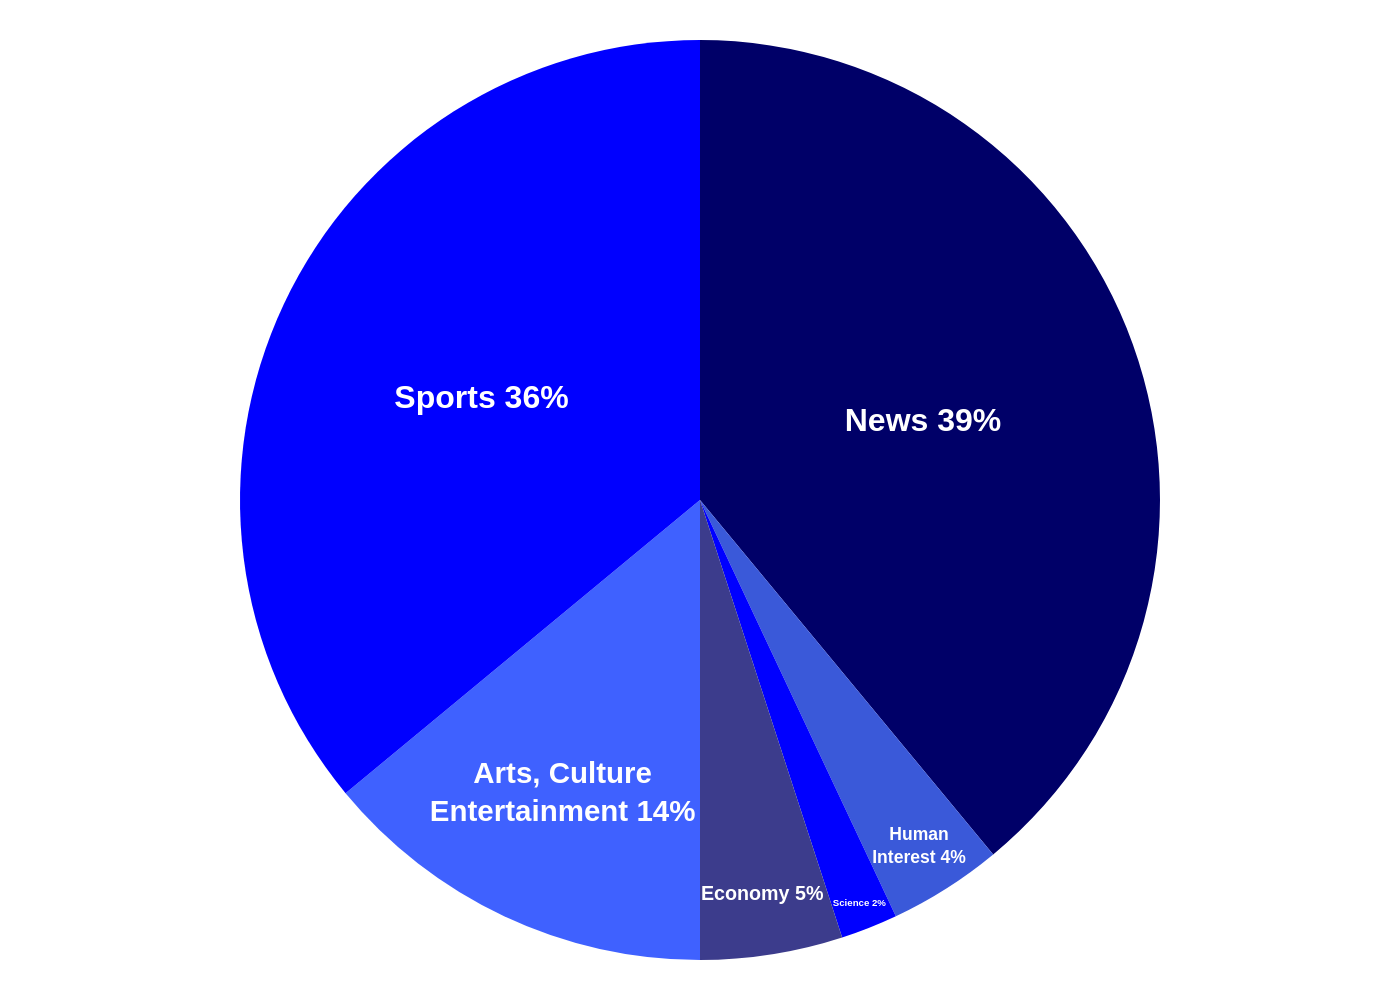

The Python source for this figure:
import sys
import json
import os
import plotly.graph_objects as go

if len(sys.argv) != 2:
    print(f"Usage: {os.path.basename(sys.argv[0])} <json_file_path>")
    sys.exit(1)

json_path = sys.argv[1]

if not os.path.exists(json_path):
    print(f"Error: File not found at {json_path}")
    sys.exit(1)

with open(json_path, 'r', encoding='utf-8') as f:
    config = json.load(f)

chart_data = config.get('chart_data', [])
colors = config.get('colors', [])
texts = config.get('texts', {})

labels = [item['category'] for item in chart_data]
values = [item['value'] for item in chart_data]

fig = go.Figure()

fig.add_trace(go.Pie(
    labels=labels,
    values=values,
    hole=0,
    marker=dict(
        colors=colors,
        line=dict(color='white', width=0)
    ),
    texttemplate='<b>%{label} %{value}%</b>',
    textposition='inside',
    insidetextfont=dict(
        family='Arial',
        size=16,
        color='white'
    ),
    insidetextorientation='horizontal',
    hoverinfo='label+percent',
    sort=False,
    direction='clockwise'
))

fig.update_layout(
    showlegend=False,
    paper_bgcolor='rgba(0,0,0,0)',
    plot_bgcolor='rgba(0,0,0,0)',
    font=dict(
        family="Arial"
    ),
    margin=dict(l=20, r=20, t=20, b=20)
)

base_filename = os.path.splitext(os.path.basename(json_path))[0]
output_image_path = f"{base_filename}.png"

fig.write_image(output_image_path, scale=2)

print(f"Chart saved to {output_image_path}")
